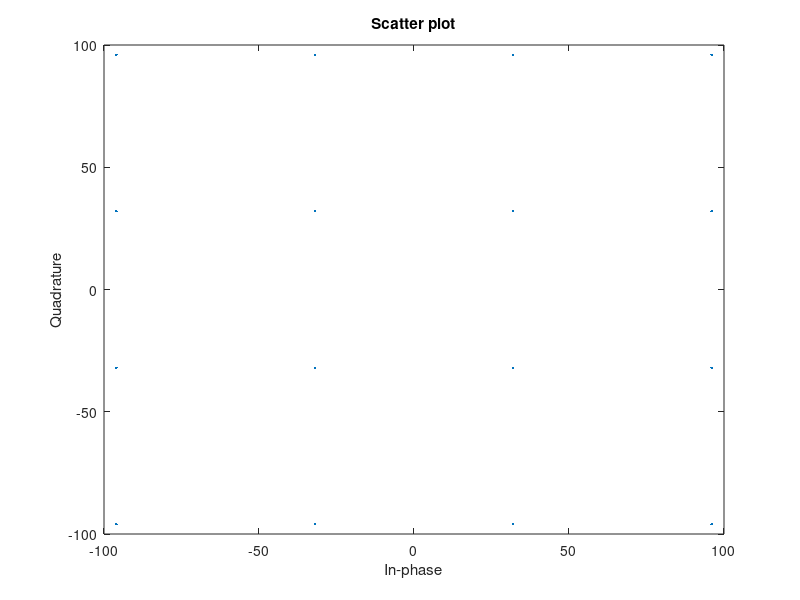

MATLAB code for this plot: (Note: this script raises an error after producing the figure.)
% qam_matlab_example.m
% the purpose of this file is to create noisy M-QAM I and Q signals in an
% array of 8-bit signed integers to be used for testing 
% the qam_demapper verilog program.
% Created 4/24/22 by Zach Martin

close all;
clear all;

M = 16;                         % The verilog project uses 16-qam
num_symbols = 100;
filename = "matlab_test_data.txt";
SNR = 3;                       % signal to noise ratio for awgn
x = randi([0 M-1],[1 num_symbols]);    % Create array of random test values
txSig = qammod(x, M);           % Modulate with given inputs
scatterplot(txSig*32)           % show "clean" constellation diagram
rxSig = int8(awgn(txSig,SNR)*32);% Add gaussian noise to signal
scatterplot(rxSig);             % Show "noisy" signal

% Convert signals into hex for test file
I = real(rxSig);
Q = imag(rxSig);

I_hex = dec2hex(I,2);
Q_hex = dec2hex(Q, 2);
Out_hex = dec2hex(x, 2);

% Write signals to text file
file = fopen(filename, 'w');

fprintf(file, "// matlab_test_data.txt. \n// This file is automatically generated from a Matlab script");
fprintf(file, "\n// The data in this file represents noisy 8-bit signed 16qam demodulation");
fprintf(file, "\n// Generated on: ");
fprintf(file, char(datetime()));
fprintf(file, "\n\n//(int8)I_(int8)Q_(uint8)Output\n");

for i = 1:num_symbols
    fprintf(file, I_hex(i, 1:2));
    fprintf(file, "_");
    fprintf(file, Q_hex(i, 1:2));
    fprintf(file, "_");
    fprintf(file, Out_hex(i, 1:2));
    fprintf(file, "\n");
end

fclose(file);
fprintf("\nOperation complete, test file is written to ");
fprintf(filename);
fprintf("\n\n");